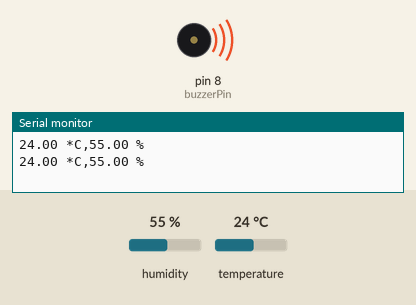
The sketch below on a simulated Arduino Uno, built with avr-gcc and run on an emulated ATmega328P. On the bench: buzzer (waves = sounding), the last lines printed to the serial monitor. The inputs (shaded band) are chosen by the test bench; at power-on: humidity 55 %, temperature 24 °C.

Above: at 6.8 s.
6.9 s: humidity set to 40 %
At 7.7 s:
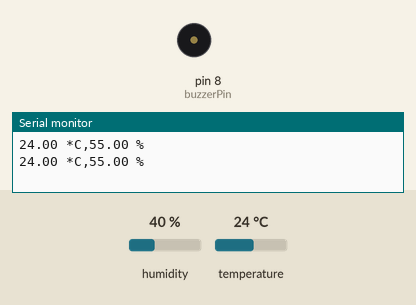
13.6 s: temperature set to 15.5 °C
20.3 s: temperature set to 14.2 °C
At 22.8 s:
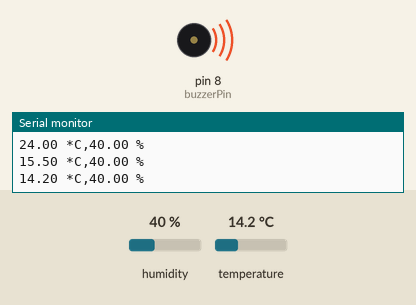
30.5 s: temperature set to 19 °C
At 31.5 s:
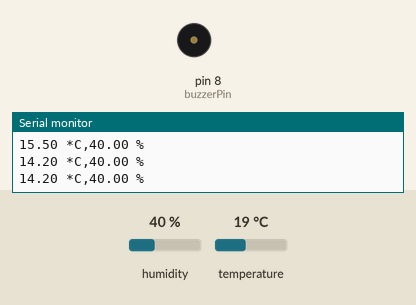
37.2 s: humidity set to 31 %
43.9 s: humidity set to 28 %
At 44.7 s:
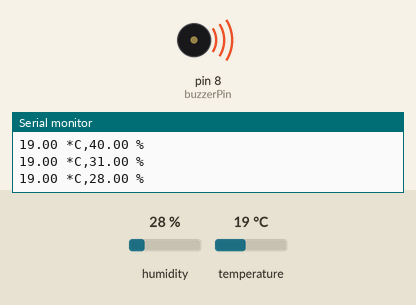
Timing chart, 0 to 52.6 s (numbered marks = the images above; inputs shaded):
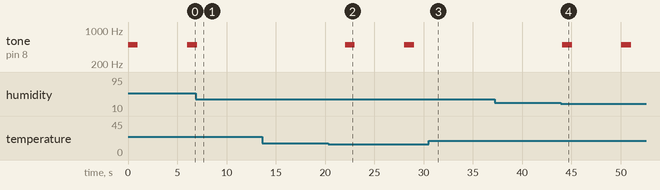

Measured:
- the behaviour switches between 15 and 14.9 °C on temperature (found by bisection; images 1 and 2)
- the behaviour switches between 30 and 29 % on humidity (found by bisection; images 3 and 4)
- after the input at 6.9 s, tone on pin 8 (buzzerPin): goes on until 7.0 s, then stays silent
- after the input at 20.3 s, tone on pin 8 (buzzerPin): alternates 500 Hz for 1.0 s and silent for 5.0 s, starting after 1.7 s
- after the input at 30.5 s, tone on pin 8 (buzzerPin): stays silent (without the input it goes to 500 Hz after 3.5 s)
- after the input at 43.9 s, tone on pin 8 (buzzerPin): alternates 500 Hz for 1.0 s and silent for 5.0 s, starting after 0.16 s

The sketch:

air_quality_monitor.ino
```cpp
#include <DHT.h>; // library version 1.4.6

// Setting up the DHT sensor
#define DHTPIN 7 // DHT22 data pin number
#define DHTTYPE DHT22 // DHT version
DHT dht(DHTPIN, DHTTYPE);

int buzzerPin = 8; // Buzzer pin number

void setup() {
  Serial.begin(9600); // startup
  pinMode(buzzerPin, OUTPUT);
  dht.begin();
}

void loop() {
  float temp = dht.readTemperature();
  float hum = dht.readHumidity();
  // Print values
  Serial.print(temp);
  Serial.print(" *C");
  Serial.print(",");
  Serial.print(hum);
  Serial.println(" %");
  // Alarm
  if (temp > 30 || temp < 15 || hum > 45 || hum < 30) {
    tone(buzzerPin, 500); // On
    delay(1000); // Sound for 1000ms
    noTone(buzzerPin); // Off
  }
  delay(5000); // clock of 5000ms
}
```
